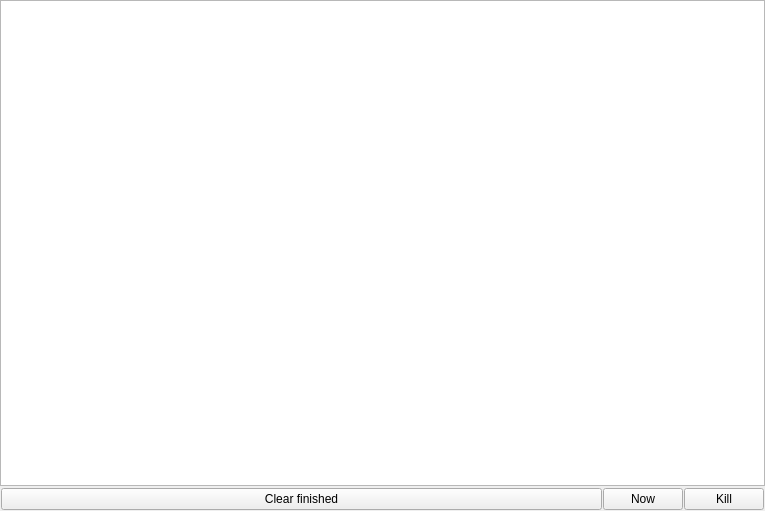
<?xml version="1.0" encoding="UTF-8"?>
<ui version="4.0">
 <class>Form</class>
 <widget class="QWidget" name="Form">
  <property name="geometry">
   <rect>
    <x>0</x>
    <y>0</y>
    <width>765</width>
    <height>511</height>
   </rect>
  </property>
  <property name="windowTitle">
   <string>Actions</string>
  </property>
  <layout class="QHBoxLayout" name="horizontalLayout">
   <property name="margin">
    <number>0</number>
   </property>
   <item>
    <layout class="QHBoxLayout" name="layoutH">
     <property name="margin">
      <number>0</number>
     </property>
     <item>
      <layout class="QVBoxLayout" name="verticalLayout_2">
       <property name="spacing">
        <number>1</number>
       </property>
       <item>
        <widget class="QListWidget" name="listWidget"/>
       </item>
       <item>
        <layout class="QHBoxLayout" name="horizontalLayout_2" stretch="1,0,0">
         <property name="spacing">
          <number>1</number>
         </property>
         <property name="margin">
          <number>1</number>
         </property>
         <item>
          <widget class="QPushButton" name="clearButton">
           <property name="toolTip">
            <string>Delete finished tasks</string>
           </property>
           <property name="text">
            <string>Clear finished</string>
           </property>
          </widget>
         </item>
         <item>
          <widget class="QPushButton" name="nowButton">
           <property name="toolTip">
            <string>Force start of selected task</string>
           </property>
           <property name="text">
            <string>Now</string>
           </property>
          </widget>
         </item>
         <item>
          <widget class="QPushButton" name="killButton">
           <property name="toolTip">
            <string>Kill selected task</string>
           </property>
           <property name="text">
            <string>Kill</string>
           </property>
          </widget>
         </item>
        </layout>
       </item>
      </layout>
     </item>
    </layout>
   </item>
  </layout>
 </widget>
 <resources/>
 <connections/>
</ui>
